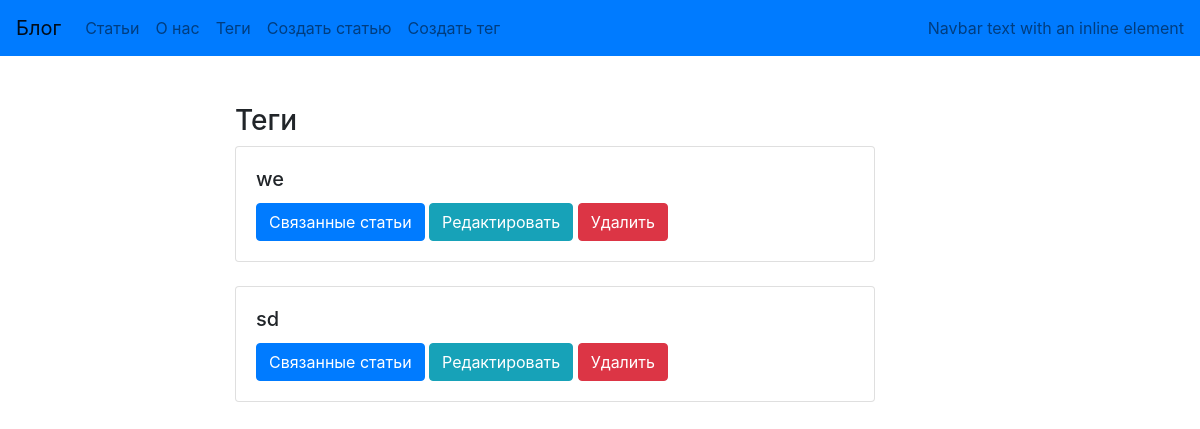
/tag/, run on an earlier commit of the app's database.
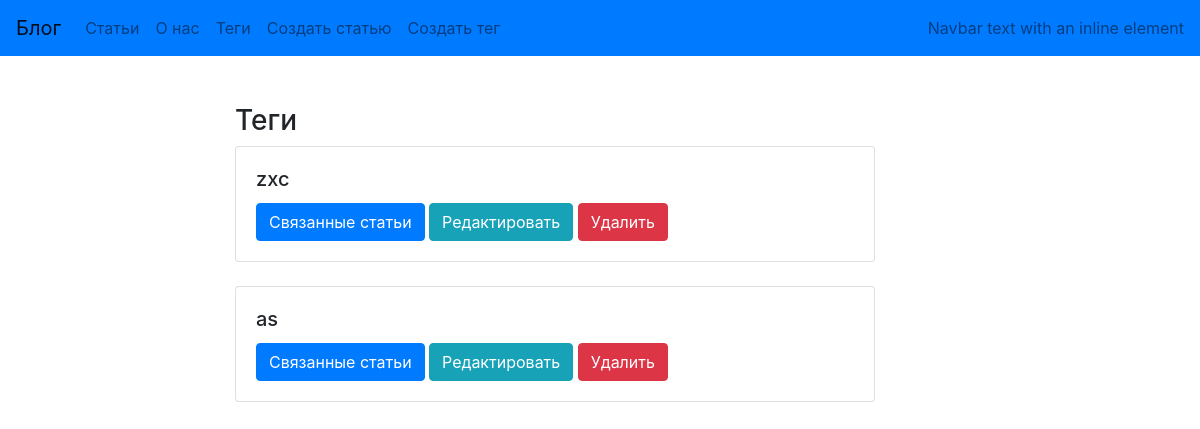
And on a later commit of the database.
### blog/models.py (models this page shows, shortened)
class Tag(models.Model):
    title=models.CharField(max_length=50,unique=True)
    slug = models.SlugField(max_length=50,unique=True,blank=True)
    def get_absolute_url(self):
        return reverse("tag_detail_url", kwargs={"slug": self.slug})

### blog/views.py (the view)
# urls.py: path('tag/',tags_list, name='tags_list_url'),
def tags_list(request):
    tags= Tag.objects.all()
    return render(request, 'blog/tags_list.html',context={"tags":tags})

### blog/templates/blog/tags_list.html (shortened to what this page needs)
{% extends "blog/base_blog.html" %}
{% block content %}
    <h3 class="mt-5">Теги</h3>
       {% for tag in tags %}
            <div class="card" style="width: 40rem;">
                <div class="card-body">
                    <h5 class="card-title">{{tag.title}}</h5>
                    <a href="{{tag.get_absolute_url}}" class="btn btn-primary">Связанные статьи</a>
                    <a href="{% url 'tag_update_url' slug=tag.slug %}" class="btn btn-info">Редактировать</a>
                    <a href="{% url 'tag_delete_url' slug=tag.slug %}" class="btn btn-danger">Удалить</a>
                </div>
            </div>
         <br>
        {% endfor %}
{% endblock %}

What changed in the data, as far as the page shows it:
removed Tag: title "we"
removed Tag: title "sd"
added Tag: title "zxc"
added Tag: title "as"
